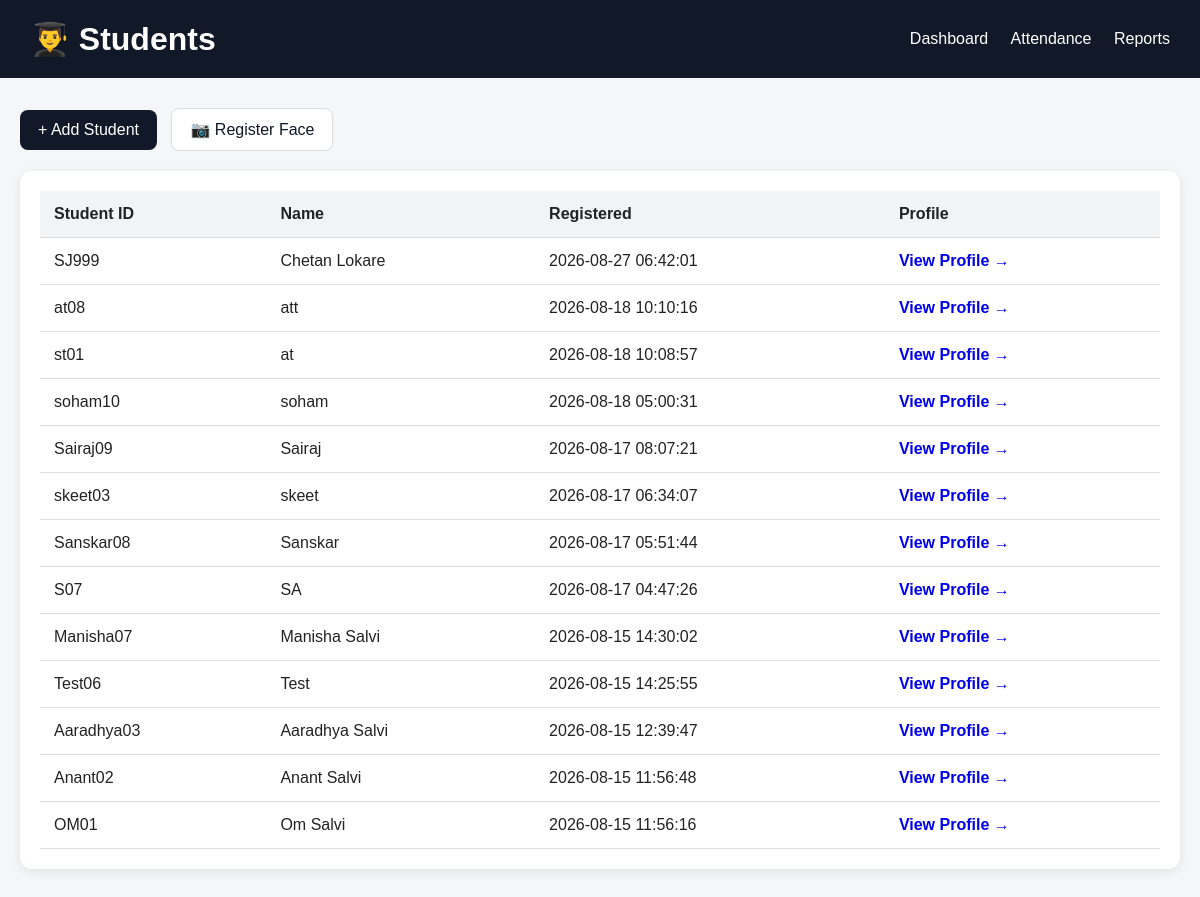
/students (signed in), run on the app's committed database.
### tables this page shows
CREATE TABLE students (
            id INTEGER PRIMARY KEY AUTOINCREMENT,
            student_id TEXT UNIQUE NOT NULL,
            name TEXT NOT NULL,
            created_at TIMESTAMP DEFAULT CURRENT_TIMESTAMP
        );

### app.py (the view)
@app.route("/students")
@login_required
def students():
    connection = get_connection()
    cursor = connection.cursor()
    cursor.execute("""
        SELECT
            id,
            student_id,
            name,
            created_at
        FROM students
        ORDER BY id DESC
    """)
    student_records = cursor.fetchall()
    connection.close()
    return render_template(
        "students.html",
        students=student_records
    )

### app.py (called while the page is built)
def get_connection():
    os.makedirs("data", exist_ok=True)
    connection = sqlite3.connect(
        DATABASE_FILE
    )
    connection.row_factory = sqlite3.Row
    return connection

def login_required(function):
    @wraps(function)
    def decorated_function(*args, **kwargs):
        if not session.get("logged_in"):
            return redirect("/login")
        return function(*args, **kwargs)
    return decorated_function

### templates/students.html (shortened to what this page needs)
<!DOCTYPE html>
<html lang="en">
<head>
</head>
<body>
<header class="header">
    <h1>
        👨‍🎓 Students
    </h1>
    <div>
        <a href="/">
            Dashboard
        </a>
        <a href="/attendance">
            Attendance
        </a>
        <a href="/reports">
            Reports
        </a>
    </div>
</header>
<div class="container">
    <div class="actions">
        <a
            class="button primary"
            href="/add-student"
        >
            + Add Student
        </a>
        <a
            class="button secondary"
            href="/register-face"
        >
            📷 Register Face
        </a>
    </div>
    <div class="table-container">
        <table>
            <thead>
                <tr>
                    <th>
                        Student ID
                    </th>
                    <th>
                        Name
                    </th>
                    <th>
                        Registered
                    </th>
                    <th>
                        Profile
                    </th>
                </tr>
            </thead>
            <tbody>
                {% for student in students %}
                <tr>
                    <td>
                        {{ student.student_id }}
                    </td>
                    <td>
                        {{ student.name }}
                    </td>
                    <td>
                        {{ student.created_at }}
                    </td>
                    <td>
                        <a
                            class="profile"
                            href="/student/{{ student.student_id }}"
                        >
                            View Profile →
                        </a>
                    </td>
                </tr>
                {% endfor %}
            </tbody>
        </table>
    </div>
</div>
</body>
</html>

### templates/students.html (style rules this page uses)
* { box-sizing: border-box; }
body { margin: 0; font-family: Arial, sans-serif; background: #f4f6f8; color: #222; }
.header { background: #111827; color: white; padding: 20px 30px; display: flex; justify-content: space-between; align-items: center; flex-wrap: wrap; gap: 15px; }
.header h1 { margin: 0; }
.header a { color: white; text-decoration: none; margin-left: 18px; }
.container { max-width: 1200px; margin: 30px auto; padding: 0 20px; }
.actions { margin-bottom: 20px; }
.button { display: inline-block; padding: 11px 18px; border-radius: 8px; text-decoration: none; margin-right: 10px; }
.primary { background: #111827; color: white; }
.secondary { background: white; color: #111827; border: 1px solid #ddd; }
.table-container { background: white; padding: 20px; border-radius: 12px; overflow-x: auto; box-shadow: 0 3px 12px rgba(0,0,0,0.08); }
table { width: 100%; border-collapse: collapse; }
th, td { padding: 14px; text-align: left; border-bottom: 1px solid #ddd; }
th { background: #f1f3f5; }
.profile { text-decoration: none; font-weight: bold; }

### data on the page
students: student_id "SJ999", name "Chetan Lokare", created_at "2026-08-27 06:42:01"
students: student_id "at08", name "att", created_at "2026-08-18 10:10:16"
students: student_id "st01", name "at", created_at "2026-08-18 10:08:57"
students: student_id "soham10", name "soham", created_at "2026-08-18 05:00:31"
students: student_id "Sairaj09", name "Sairaj", created_at "2026-08-17 08:07:21"
students: student_id "skeet03", name "skeet", created_at "2026-08-17 06:34:07"
students: student_id "Sanskar08", name "Sanskar", created_at "2026-08-17 05:51:44"
students: student_id "S07", name "SA", created_at "2026-08-17 04:47:26"
students: student_id "Manisha07", name "Manisha Salvi", created_at "2026-08-15 14:30:02"
students: student_id "Test06", name "Test", created_at "2026-08-15 14:25:55"
students: student_id "Aaradhya03", name "Aaradhya Salvi", created_at "2026-08-15 12:39:47"
students: student_id "Anant02", name "Anant Salvi", created_at "2026-08-15 11:56:48"
students: student_id "OM01", name "Om Salvi", created_at "2026-08-15 11:56:16"
